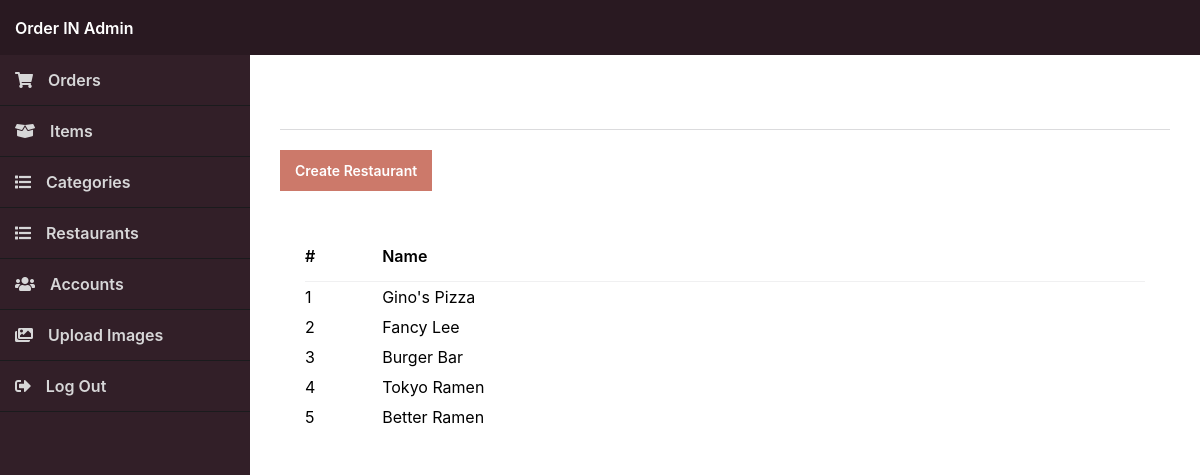
The page /admin/index.php?page=restaurants (signed in) on the database its author committed.
### tables this page shows
CREATE TABLE `restaurants` (
  `id` int(11) NOT NULL,
  `name` varchar(255) NOT NULL
);

### admin/index.php (called while the page is built, shortened)
<?php
include '../functions.php';
$page = isset($_GET['page']) && file_exists($_GET['page'] . '.php') ? $_GET['page'] : 'orders';
include $page . '.php';
?>

### admin/restaurants.php (the view, shortened to what this page needs)
<?php
$stmt = $pdo->prepare('SELECT * FROM restaurants');
$stmt->execute();
$restaurants = $stmt->fetchAll(PDO::FETCH_ASSOC);
?>
<?=template_admin_header('Restaurants')?>
<h2>Restaurants</h2>
<div class="links">
    <a href="index.php?page=restaurant">Create Restaurant</a>
</div>
<div class="content-block">
    <div class="table">
        <table>
            <thead>
                <tr>
                    <td>#</td>
                    <td>Name</td>
                </tr>
            </thead>
            <tbody>
                <?php if (empty($restaurants)): ?>
                <tr>
                    <td colspan="8" style="text-align:center;">There are no products</td>
                </tr>
                <?php else: ?>
                <?php foreach ($restaurants as $restaurant): ?>
                <tr class="details" onclick="location.href='index.php?page=restaurant&id=<?=$restaurant['id']?>'">
                    <td><?=$restaurant['id']?></td>
                    <td><?=$restaurant['name']?></td>
                </tr>
                <?php endforeach; ?>
                <?php endif; ?>
            </tbody>
        </table>
    </div>
</div>
<?=template_admin_footer()?>

### admin/admin.css (style rules this page uses)
* { box-sizing: border-box; font-family: -apple-system, BlinkMacSystemFont, "segoe ui", roboto, oxygen, ubuntu, cantarell, "fira sans", "droid sans", "helvetica neue", Arial, sans-serif; font-size: 16px; -webkit-font-smoothing: antialiased; -moz-osx-font-smoothing: grayscale; }
html { height: 100%; }
body { position: relative; min-height: 100%; color: #55555; background-image: url(../imgs/background.jpg); background-size: cover; margin: 0; }
h1, h2, h3, h4, h5 { color: white; margin: 0; padding: 0; }
main h2 { font-size: 20px; padding-bottom: 20px; border-bottom: 1px solid #dbdbdd; }
main .content-block { background-color: #fff; margin-top: 25px; padding: 15px; }
main .table { padding: 0 10px; }
main .table table { width: 100%; border-collapse: collapse; }
main .table table thead td { font-weight: 600; padding: 15px 0; }
main .table table thead tr { border-bottom: 1px solid #f0f0f1; }
main .table table tbody td { padding: 5px 0; }
main .table table .details { cursor: pointer; }
main .links { display: flex; flex-flow: wrap; padding-top: 20px; }
main .links a { display: inline-flex; text-decoration: none; background: #CC796A; color: #FFFFFF; padding: 12px 15px; margin-right: 10px; font-size: 14px; font-weight: 600; }

### rows shown on the page
restaurants: id "1", name "Gino's Pizza"
restaurants: id "2", name "Fancy Lee"
restaurants: id "3", name "Burger Bar"
restaurants: id "4", name "Tokyo Ramen"
restaurants: id "5", name "Better Ramen"
